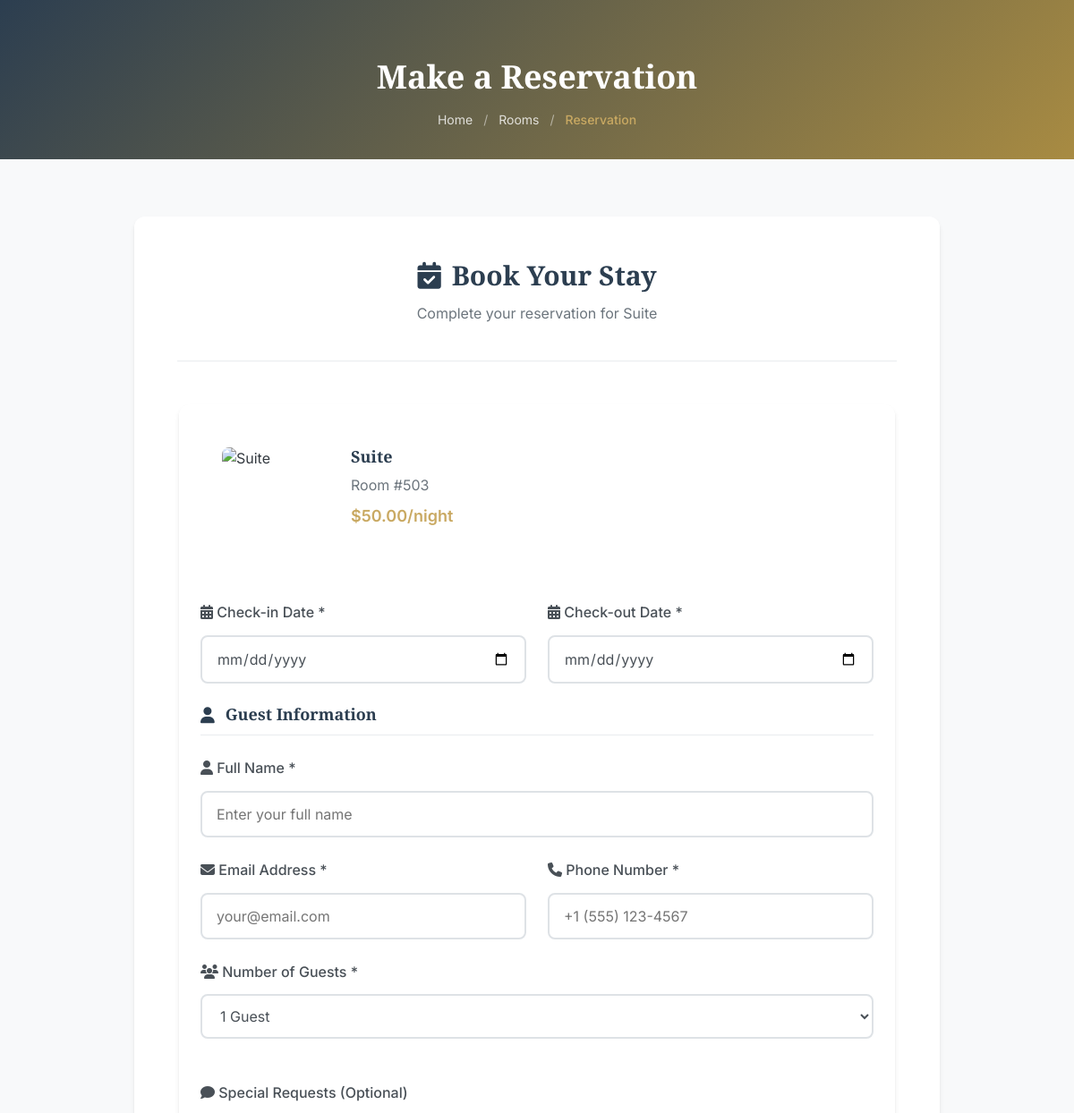
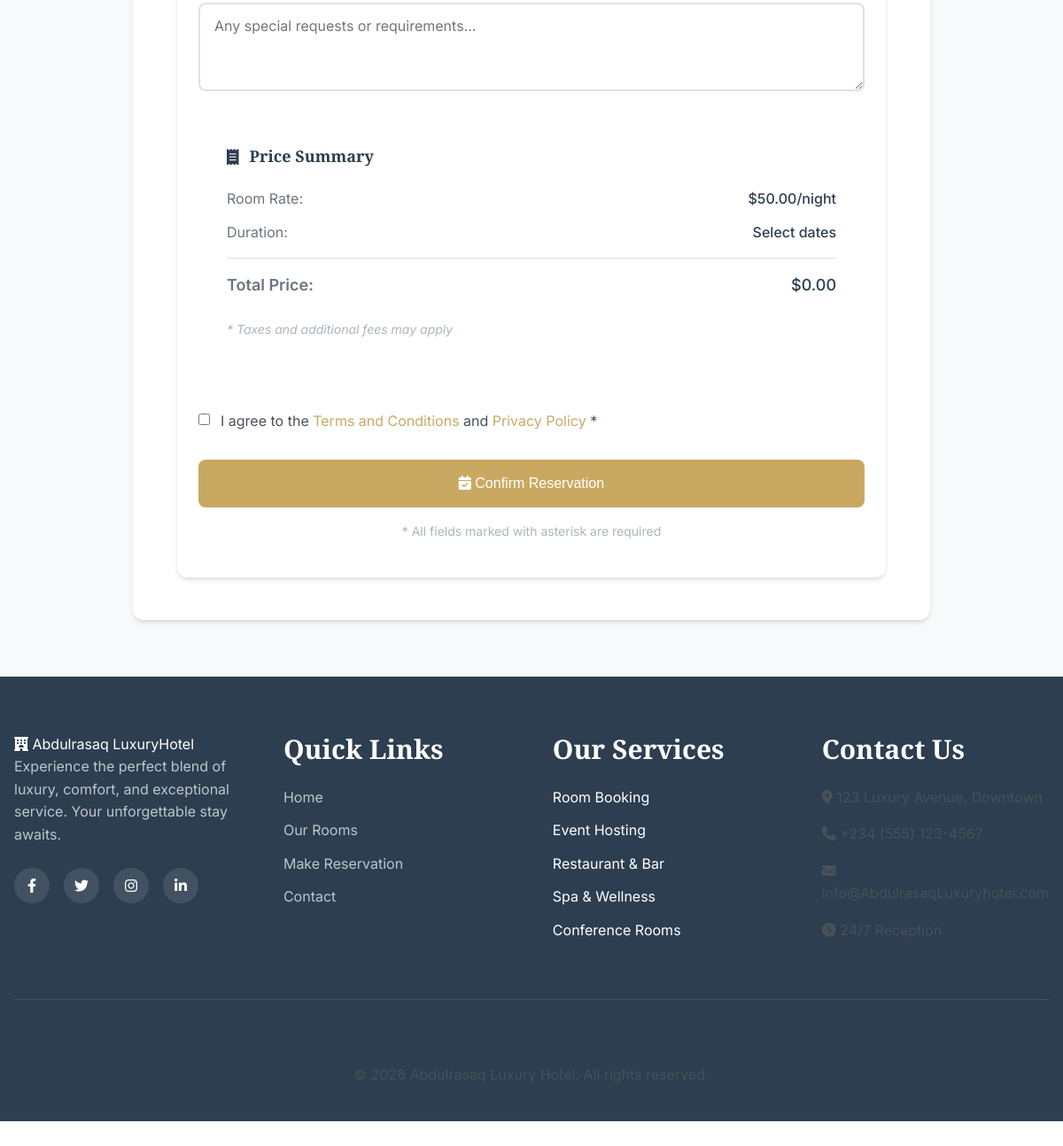
The app's page /reservation.php?room_id=11 with its own data (2 pictures, top to bottom).
### tables this page shows
CREATE TABLE `rooms` (
  `id` int(11) NOT NULL,
  `room_number` varchar(10) NOT NULL,
  `type` varchar(50) NOT NULL,
  `price` decimal(10,2) NOT NULL,
  `description` text DEFAULT NULL,
  `image` varchar(255) DEFAULT NULL,
  `status` enum('available','occupied','maintenance') DEFAULT 'available',
  `max_guests` int(11) DEFAULT 2,
  `created_at` timestamp NOT NULL DEFAULT current_timestamp(),
  `updated_at` timestamp NOT NULL DEFAULT current_timestamp() ON UPDATE current_timestamp()
);

### reservation.php (the view, shortened to what this page needs)
<?php
include __DIR__ . '/includes/header.php';
$errors = [];
$room = null;
$totalPrice = 0;
$nights = 1;
$selectedRoomId = isset($_GET['room_id']) ? (int)$_GET['room_id'] : 0;
$checkIn  = $_GET['check_in']  ?? '';
$checkOut = $_GET['check_out'] ?? '';
$guests   = isset($_GET['guests']) ? (int)$_GET['guests'] : 1;
if ($selectedRoomId > 0) {
    $stmt = $pdo->prepare("
        SELECT r.*
        FROM rooms r
        WHERE r.id = :id
        AND NOT EXISTS (
            SELECT 1 FROM reservations res
            WHERE res.room_id = r.id
            AND res.status IN ('confirmed', 'checked_in')
        )
        LIMIT 1
    ");
    $stmt->execute(['id' => $selectedRoomId]);
    $room = $stmt->fetch(PDO::FETCH_ASSOC);
}
$allRooms = $pdo->query("
    SELECT r.*
    FROM rooms r
    WHERE NOT EXISTS (
        SELECT 1 FROM reservations res
        WHERE res.room_id = r.id
        AND res.status IN ('confirmed', 'checked_in')
    )
    ORDER BY r.price ASC
")->fetchAll(PDO::FETCH_ASSOC);
?>
<section class="page-header">
    <div class="container">
        <h1>Make a Reservation</h1>
        <nav class="breadcrumb">
            <a href="index.php">Home</a>
            <span class="separator">/</span>
            <a href="rooms.php">Rooms</a>
            <span class="separator">/</span>
            <span class="current">Reservation</span>
        </nav>
    </div>
</section>
<section class="reservation-section section">
    <div class="container">
        <div class="reservation-wrapper">
            <div class="reservation-form-card" data-aos="fade-up" data-aos-delay="400">
                <div class="form-header">
                    <h3><i class="fas fa-calendar-check"></i> Book Your Stay</h3>
                    <?php if ($room): ?>
                    <p>Complete your reservation for <?php echo htmlspecialchars($room['type']); ?></p>
                    <?php else: ?>
                    <p>Please select a room above to continue</p>
                    <?php endif; ?>
                </div>
                <form action="reservation.php" method="POST" class="reservation-form" id="reservation-form">
                    <?php if ($room): ?>
                    <div class="selected-room-info">
                        <div class="room-image">
                            <img src="assets/images/room-default.jpg" alt="<?php echo htmlspecialchars($room['type']); ?>">
                        </div>
                        <div class="room-details">
                            <h4><?php echo htmlspecialchars($room['type']); ?></h4>
                            <p>Room #<?php echo htmlspecialchars($room['room_number']); ?></p>
                            <p class="price">$<?php echo number_format($room['price'], 2); ?>/night</p>
                        </div>
                    </div>
                    <?php endif; ?>
                    <div class="form-row">
                        <div class="form-group">
                            <label for="check_in" class="form-label">
                                <i class="fas fa-calendar-alt"></i> Check-in Date *
                            </label>
                            <input type="date"
                                   id="check_in"
                                   name="check_in"
                                   class="form-control <?php echo isset($errors['check_in']) ? 'error' : ''; ?>"
                                   value="<?php echo htmlspecialchars($checkIn ?: $today); ?>"
                                   min="<?php echo $today; ?>"
                                   required
                                   onchange="updateCheckoutMinDate(); updatePrice();">
                        </div>
                        <div class="form-group">
                            <label for="check_out" class="form-label">
                                <i class="fas fa-calendar-alt"></i> Check-out Date *
                            </label>
                            <input type="date"
                                   id="check_out"
                                   name="check_out"
                                   class="form-control <?php echo isset($errors['check_out']) ? 'error' : ''; ?>"
                                   value="<?php echo htmlspecialchars($checkOut ?: $tomorrow); ?>"
                                   min="<?php echo $tomorrow; ?>"
                                   required
                                   onchange="updatePrice();">
                        </div>
                    </div>
                    <div class="form-section">
                        <h4><i class="fas fa-user"></i> Guest Information</h4>
                        <div class="form-group">
                            <label for="guest_name" class="form-label">
                                <i class="fas fa-user"></i> Full Name *
                            </label>
                            <input type="text"
                                   id="guest_name"
                                   name="guest_name"
                                   class="form-control <?php echo isset($errors['guest_name']) ? 'error' : ''; ?>"
                                   placeholder="Enter your full name"
                                   value="<?php echo isset($_POST['guest_name']) ? htmlspecialchars($_POST['guest_name']) : ''; ?>"
                                   required>
                        </div>
                        <div class="form-row">
                            <div class="form-group">
                                <label for="email" class="form-label">
                                    <i class="fas fa-envelope"></i> Email Address *
                                </label>
                                <input type="email"
                                       id="email"
                                       name="email"
                                       class="form-control <?php echo isset($errors['email']) ? 'error' : ''; ?>"
                                       placeholder="your@email.com"
                                       value="<?php echo isset($_POST['email']) ? htmlspecialchars($_POST['email']) : ''; ?>"
                                       required>
                            </div>
                            <div class="form-group">
                                <label for="phone" class="form-label">
                                    <i class="fas fa-phone"></i> Phone Number *
                                </label>
                                <input type="tel"
                                       id="phone"
                                       name="phone"
                                       class="form-control <?php echo isset($errors['phone']) ? 'error' : ''; ?>"
                                       placeholder="+1 (555) 123-4567"
                                       value="<?php echo isset($_POST['phone']) ? htmlspecialchars($_POST['phone']) : ''; ?>"
                                       required>
                            </div>
                        </div>
                        <div class="form-group">
                            <label for="guests" class="form-label">
                                <i class="fas fa-users"></i> Number of Guests *
                            </label>
                            <select id="guests"
                                    name="guests"
                                    class="form-control <?php echo isset($errors['guests']) ? 'error' : ''; ?>"
                                    required
                                    onchange="updatePrice();">
                                <?php
                                $maxGuests = $room ? $room['max_guests'] : 6;
                                for ($i = 1; $i <= $maxGuests; $i++):
                                ?>
                                    <option value="<?php echo $i; ?>"
                                            <?php echo (isset($_POST['guests']) && $_POST['guests'] == $i) || (!isset($_POST['guests']) && $guests == $i) ? 'selected' : ''; ?>>
                                        <?php echo $i; ?> Guest<?php echo $i > 1 ? 's' : ''; ?>
                                    </option>
                                <?php endfor; ?>
                            </select>
                        </div>
                    </div>
                    <div class="form-group">
                        <label for="special_requests" class="form-label">
                            <i class="fas fa-comment"></i> Special Requests (Optional)
                        </label>
                        <textarea id="special_requests"
                                  name="special_requests"
                                  class="form-control"
                                  rows="3"
                                  placeholder="Any special requests or requirements..."><?php echo isset($_POST['special_requests']) ? htmlspecialchars($_POST['special_requests']) : ''; ?></textarea>
                    </div>
                    <?php if ($room): ?>
                    <div class="price-summary" id="price-summary">
                        <h4><i class="fas fa-receipt"></i> Price Summary</h4>
                        <div class="price-breakdown">
                            <div class="price-row">
                                <span>Room Rate:</span>
                                <span>$<?php echo number_format($room['price'], 2); ?>/night</span>
                            </div>
                            <div class="price-row">
                                <span>Duration:</span>
                                <span id="nights-display">
                                    <?php if (!empty($checkIn) && !empty($checkOut)): ?>
                                        <?php echo $nights; ?> night<?php echo $nights > 1 ? 's' : ''; ?>
                                    <?php else: ?>
                                        Select dates
                                    <?php endif; ?>
                                </span>
                            </div>
                            <div class="price-row total">
                                <span>Total Price:</span>
                                <span id="total-price-display">
                                    $<?php echo number_format($totalPrice, 2); ?>
                                </span>
                            </div>
                        </div>
                        <p class="price-note">* Taxes and additional fees may apply</p>
                    </div>
                    <?php endif; ?>
                    <div class="form-group terms-group">
                        <label class="checkbox-label">
                            <input type="checkbox" name="terms" required <?php echo isset($_POST['terms']) ? 'checked' : ''; ?>>
                            <span>I agree to the <a href="#" target="_blank">Terms and Conditions</a> and <a href="#" target="_blank">Privacy Policy</a> *</span>
                        </label>
                    </div>
                    <div class="form-actions">
                        <button type="submit" name="submit_reservation" class="btn btn-primary btn-lg btn-block btn-hover-scale">
                            <i class="fas fa-calendar-check"></i>
                            Confirm Reservation
                        </button>
                        <p class="form-note">* All fields marked with asterisk are required</p>
                    </div>
                </form>
            </div>
        </div>
    </div>
</section>
<?php
include __DIR__ . '/includes/footer.php';
?>

### style.css (style rules this page uses)
:root { --primary-color: #c9a962; --primary-dark: #a88b42; --primary-light: #e5d4a1; --secondary-color: #2c3e50; --secondary-dark: #1a252f; --accent-color: #e74c3c; --success-color: #27ae60; --warning-color: #f39c12; --danger-color: #e74c3c; --white: #ffffff; --gray-100: #f8f9fa; --gray-200: #e9ecef; --gray-300: #dee2e6; --gray-400: #ced4da; --gray-500: #adb5bd; --gray-600: #6c757d; --gray-700: #495057; --gray-800: #343a40; --gray-900: #212529; --black: #000000; --font-primary: 'Inter', -apple-system, BlinkMacSystemFont, 'Segoe UI', Roboto, sans-serif; --font-secondary: 'Playfair Display', Georgia, 'Times New Roman', serif; --font-size-xs: 0.75rem; --font-size-sm: 0.875rem; --font-size-base: 1rem; --font-size-lg: 1.125rem; --font-size-xl: 1.25rem; --font-size-2xl: 1.5rem; --font-size-3xl: 1.875rem; --font-size-4xl: 2.25rem; --font-size-5xl: 3rem; --font-size-6xl: 3.75rem; --spacing-xs: 0.5rem; --spacing-sm: 0.75rem; --spacing-md: 1rem; --spacing-lg: 1.5rem; --spacing-xl: 2rem; --spacing-2xl: 3rem; --spacing-3xl: 4rem; --spacing-4xl: 6rem; --radius-sm: 0.25rem; --radius-md: 0.5rem; --radius-lg: 0.75rem; --radius-xl: 1rem; --radius-full: 9999px; --shadow-sm: 0 1px 2px 0 rgba(0, 0, 0, 0.05); --shadow-md: 0 4px 6px -1px rgba(0, 0, 0, 0.1), 0 2px 4px -1px rgba(0, 0, 0, 0.06); --shadow-lg: 0 10px 15px -3px rgba(0, 0, 0, 0.1), 0 4px 6px -2px rgba(0, 0, 0, 0.05); --shadow-xl: 0 20px 25px -5px rgba(0, 0, 0, 0.1), 0 10px 10px -5px rgba(0, 0, 0, 0.04); --transition-fast: 0.15s ease-in-out; --transition-base: 0.3s ease-in-out; --transition-slow: 0.5s ease-in-out; --z-dropdown: 1000; --z-sticky: 1020; --z-fixed: 1030; --z-modal-backdrop: 1040; --z-modal: 1050; --z-popover: 1060; --z-tooltip: 1070; }
*, *::before, *::after { box-sizing: border-box; margin: 0; padding: 0; }
html { scroll-behavior: smooth; font-size: 16px; }
body { font-family: var(--font-primary); font-size: var(--font-size-base); line-height: 1.6; color: var(--gray-800); background-color: var(--white); overflow-x: hidden; }
h1, h2, h3, h4, h5, h6 { font-family: var(--font-secondary); font-weight: 600; line-height: 1.2; margin-bottom: var(--spacing-md); color: var(--secondary-color); }
h1 { font-size: var(--font-size-4xl); }
h3 { font-size: var(--font-size-2xl); }
h4 { font-size: var(--font-size-xl); }
p { margin-bottom: var(--spacing-md); color: var(--gray-700); }
a { color: var(--primary-color); text-decoration: none; transition: color var(--transition-base); }
.container { width: 100%; max-width: 1200px; margin: 0 auto; padding: 0 var(--spacing-lg); }
.section { padding: var(--spacing-4xl) 0; }
.btn { display: inline-flex; align-items: center; justify-content: center; gap: var(--spacing-sm); padding: var(--spacing-sm) var(--spacing-lg); font-size: var(--font-size-base); font-weight: 500; text-align: center; text-decoration: none; border: 2px solid transparent; border-radius: var(--radius-md); cursor: pointer; transition: all var(--transition-base); min-height: 48px; white-space: nowrap; }
.btn-primary { background-color: var(--primary-color); color: var(--white); border-color: var(--primary-color); }
.btn-lg { padding: var(--spacing-md) var(--spacing-xl); font-size: var(--font-size-lg); min-height: 56px; }
.btn-block { display: block; width: 100%; }
.form-group { margin-bottom: var(--spacing-lg); }
.form-label { display: block; margin-bottom: var(--spacing-sm); font-weight: 500; color: var(--gray-700); }
.form-control { width: 100%; padding: var(--spacing-sm) var(--spacing-md); font-size: var(--font-size-base); font-family: var(--font-primary); line-height: 1.5; color: var(--gray-700); background-color: var(--white); border: 2px solid var(--gray-300); border-radius: var(--radius-md); transition: border-color var(--transition-base), box-shadow var(--transition-base); min-height: 48px; }
.form-row { display: grid; grid-template-columns: repeat(auto-fit, minmax(250px, 1fr)); gap: var(--spacing-lg); }

### animations.css (style rules this page uses)
.btn-hover-scale { transition: transform var(--transition-base), box-shadow var(--transition-base); }
.form-control { transition: border-color var(--transition-base), box-shadow var(--transition-base), transform var(--transition-base); }
.form-group { position: relative; }

### records on screen
rooms: type "Suite", room_number "503", price "50.00"

### other values on screen
$totalPrice "0.00"
form field guests "1 Guest"
